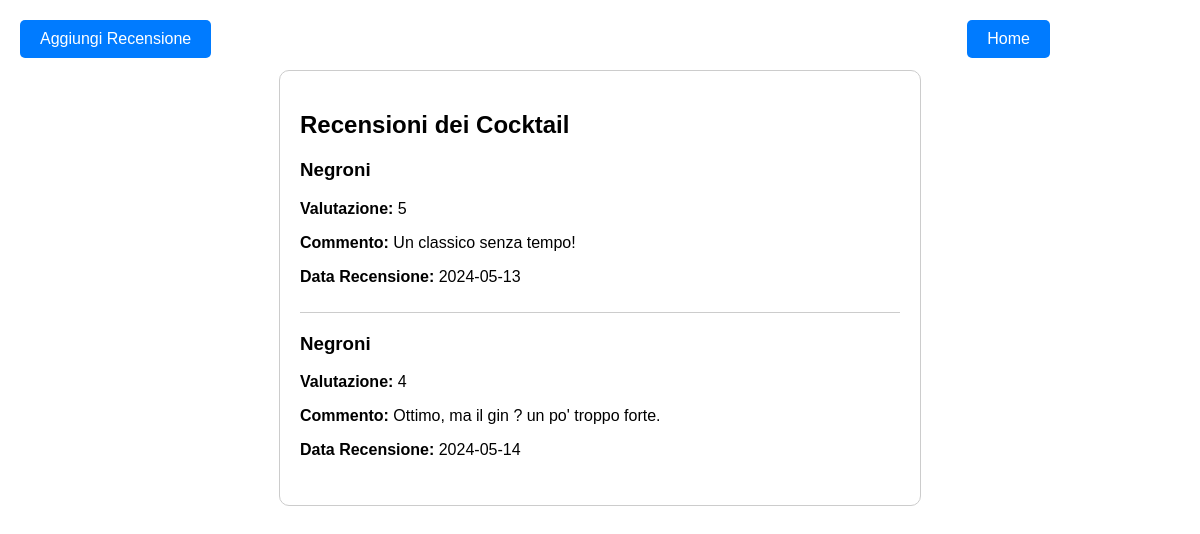
Page /visualizza_recensioni.php?cocktail_id=3 (signed in) on the committed database.
### tables this page shows
CREATE TABLE `recensione` (
  `id` int(11) NOT NULL,
  `valutazione` int(11) NOT NULL,
  `commento` text DEFAULT NULL,
  `data_recensione` date NOT NULL,
  `id_cocktail` int(11) DEFAULT NULL,
  `id_utente` int(11) DEFAULT NULL
);

CREATE TABLE `cocktail` (
  `id` int(11) NOT NULL,
  `nome` varchar(100) NOT NULL,
  `descrizione` text DEFAULT NULL,
  `data_pubblicazione` date DEFAULT NULL,
  `immagine` varchar(255) DEFAULT NULL
);

### visualizza_recensioni.php (the view, shortened to what this page needs)
<!DOCTYPE html>
<html lang="it">
<head>
</head>
<body>
    <a href="index.php" class="home-link">Home</a>
    <a href="aggiungi_recensione.php?cocktail_id=<?php echo $cocktail_id; ?>" class="add-review-btn">Aggiungi Recensione</a>
    <div class="container">
        <h2>Recensioni dei Cocktail</h2>
        <?php
        $host = '127.0.0.1';
        $user = 'root';
        $pass = '';
        $dbName = 'DoYourCocktail';
        $conn = new mysqli($host, $user, $pass, $dbName);
        $cocktail_id = $_GET['cocktail_id'];
        $query = "SELECT c.nome AS nome_cocktail, r.valutazione, r.commento, r.data_recensione FROM recensione r JOIN cocktail c ON r.id_cocktail = c.id WHERE r.id_cocktail = $cocktail_id";
        $result = $conn->query($query);
        ?>
        <?php while ($row = $result->fetch_assoc()): ?>
            <div class="review">
                <h3><?php echo htmlspecialchars($row['nome_cocktail']); ?></h3>
                <p><strong>Valutazione:</strong> <?php echo htmlspecialchars($row['valutazione']); ?></p>
                <p><strong>Commento:</strong> <?php echo htmlspecialchars($row['commento']); ?></p>
                <p><strong>Data Recensione:</strong> <?php echo htmlspecialchars($row['data_recensione']); ?></p>
            </div>
        <?php endwhile; ?>
    </div>
</body>
</html>

### visualizza_recensioni.php (style rules this page uses)
body { font-family: Arial, sans-serif; margin: 0; padding: 0; }
.container { max-width: 600px; margin: 70px auto 20px auto; padding: 20px; border: 1px solid #ccc; border-radius: 10px; }
.review { margin-bottom: 20px; border-bottom: 1px solid #ccc; padding-bottom: 10px; }
.review:last-child { border-bottom: none; margin-bottom: 0; }
.review p { margin-top: 5px; }
.home-link { position: absolute; top: 20px; right: 150px; text-decoration: none; padding: 10px 20px; background-color: #007BFF; color: white; border-radius: 5px; }
.add-review-btn { position: fixed; top: 20px; left: 20px; display: block; padding: 10px 20px; background-color: #007BFF; color: white; border: none; border-radius: 5px; text-decoration: none; }

### rows in the picture
recensione: id_cocktail.nome "Negroni", valutazione "5", commento "Un classico senza tempo!", data_recensione "2024-05-13"
recensione: id_cocktail.nome "Negroni", valutazione "4", commento "Ottimo, ma il gin ? un po' troppo forte.", data_recensione "2024-05-14"
